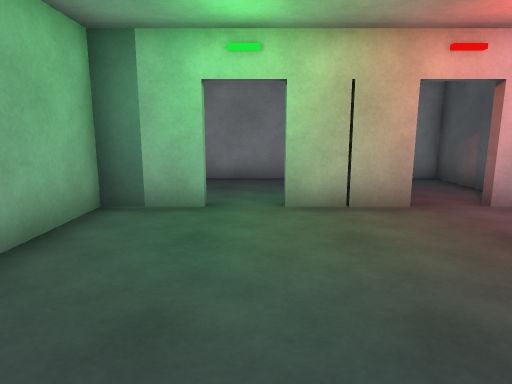
view 1 (above)

12 first-person views from a walk through a 3-D level made in the Unity game engine. The camera is 1.3 m above the floor, tilts 10° down and sees 75° across. Doors are open. The floor is counted in squares, 1 m on a side. Each view is taken from the middle of a square. On the plan, view 1 faces up. The plan holds only what a view shows up to about 14 squares ahead; the rest is blank. The player is left out.

view 2
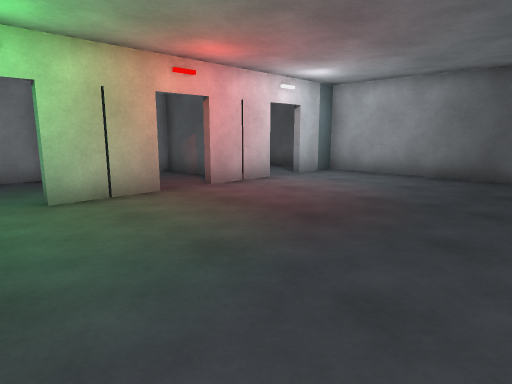

view 3
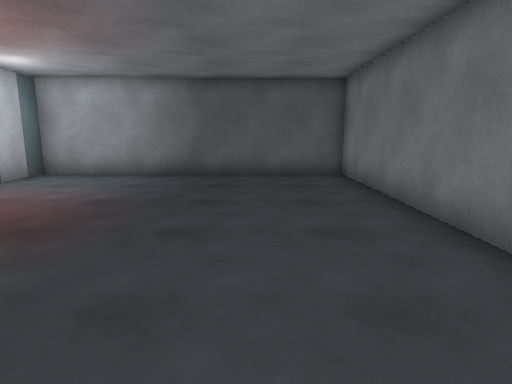

view 4
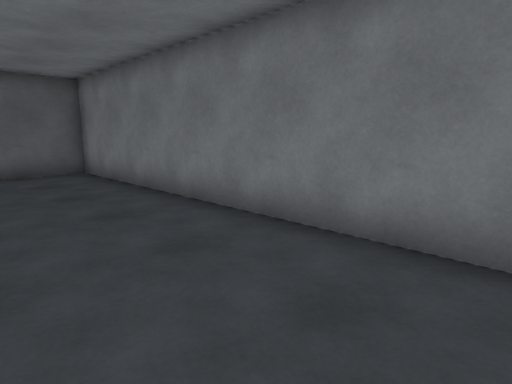

view 5
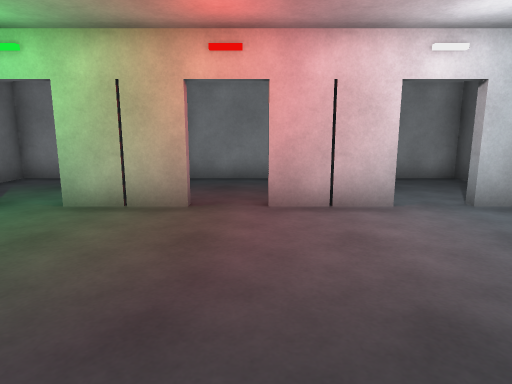

view 6
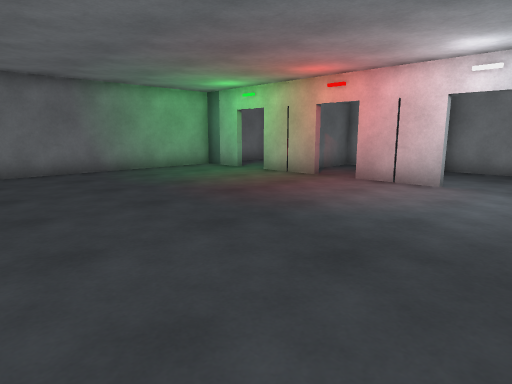

view 7
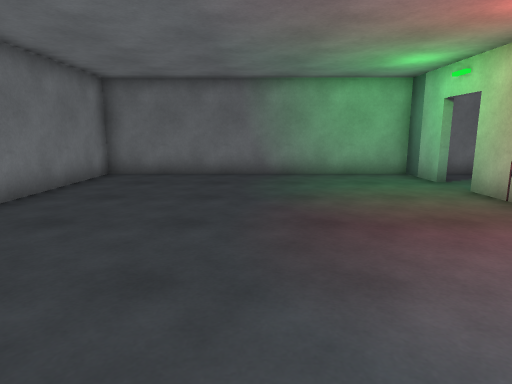

view 8
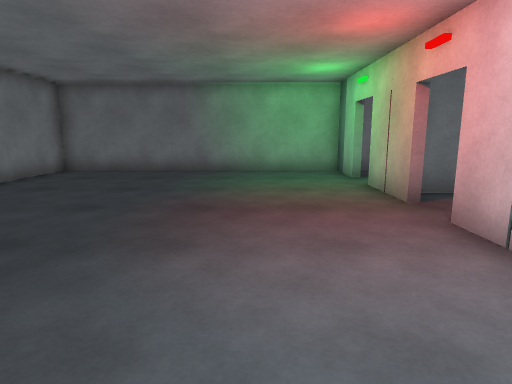

view 9
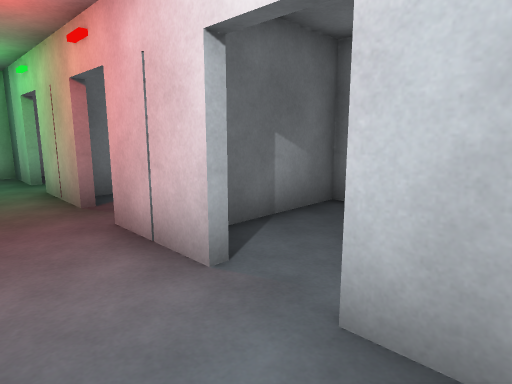

view 10
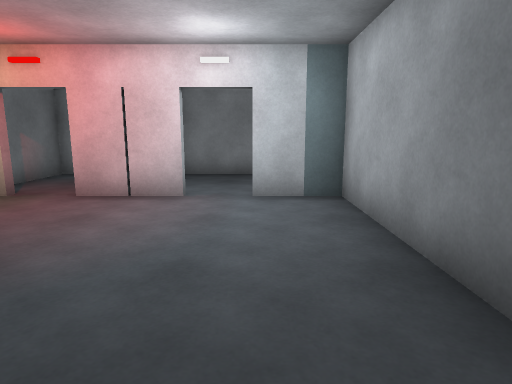

view 11
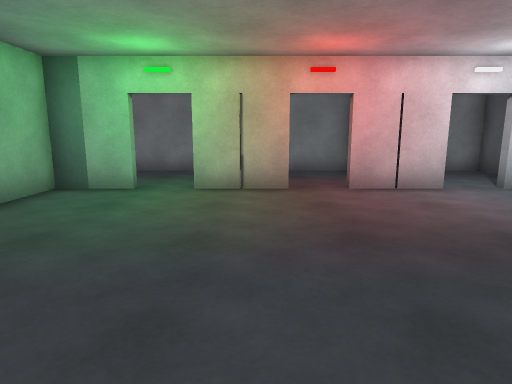

view 12
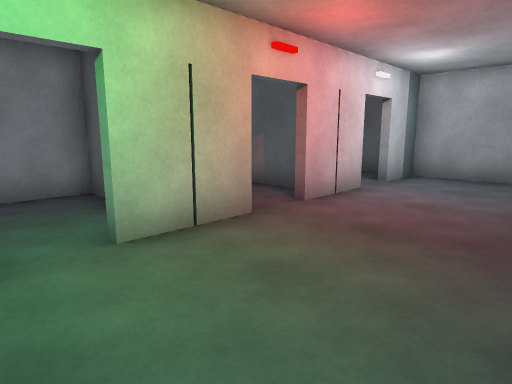

### Floor plan
Points are (right, up) in squares from view 1. A wall is a line through its corners. A room is listed if a view was taken in it or the views show most of it. See-through windows are left out.
Room 1 (views 1, 2, 3, 4, 5, 6, 7, 8, 9, 10, 11, 12)
walls: (2.9, 5.9) (0.5, 5.9); (6.5, 5.9) (4.1, 5.9); (-0.9, 5.9) (-2.8, 5.9) (-2.8, -3.8) (9.8, -3.8) (9.8, 5.9) (7.9, 5.9)
ways out: open door at (-0.5, 6) to room 2; open door at (7, 6) to room 3; open door at (3.5, 6) to room 4
Room 2 (no view inside)
walls: (1.6, 8.9) (1.6, 9.7) (-2.8, 9.7) (-2.8, 6.5)
ways out: open door at (-0.5, 6) to room 1
Room 3 (no view inside)
walls: (5.5, 9.8) (5.5, 5.9); (9.8, 6.9) (9.8, 9.7) (5.1, 9.7)
ways out: open door at (7, 6) to room 1
Room 4 (no view inside)
walls: (5.1, 9.7) (1.8, 9.7) (1.8, 5.9); (5.3, 5.8) (5.3, 9.8)
ways out: open door at (3.5, 6) to room 1

Positions as (right, up) in squares from view 1, and headings:
1: (0, 0), facing up
2: (-1, -1), facing up-right
3: (-1, -1), facing right
4: (-2, 0), facing down-right
5: (4, 0), facing up
6: (9, -3), facing up-left
7: (8, 1), facing left
8: (9, 3), facing left
9: (9, 4), facing up-left
10: (8, -1), facing up
11: (2, -2), facing up
12: (-1, 2), facing up-right
